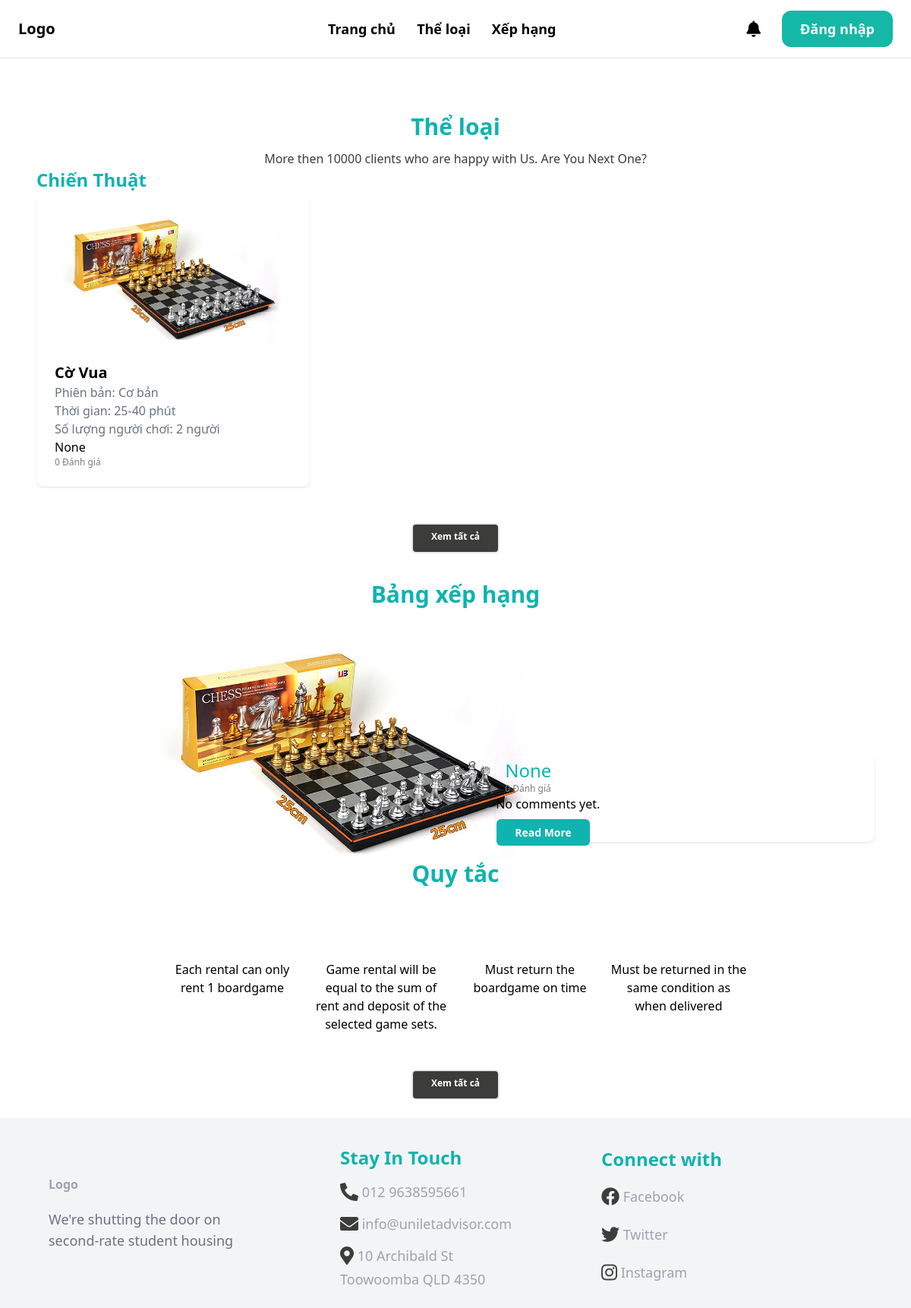
The page / on the database its author committed.
### boardgame/models.py (models this page shows, shortened)
class Category(models.Model):
    title = models.CharField(max_length=100, default=None)
    cid = ShortUUIDField(unique=True, primary_key=True, prefix="cat", alphabet='1234567890', length=2, max_length=6)
    description = models.TextField(null=True, blank=True)
    class Meta:
        verbose_name_plural = 'Category'

class  Boardgame(models.Model):
    bgid = ShortUUIDField(unique=True, prefix="bg", alphabet='1234567890', length=2, max_length=6)
    user = models.ForeignKey(User, on_delete=models.SET_NULL, null=True)
    date = models.DateTimeField(default=timezone.now)
    category= models.ForeignKey(Category, on_delete=models.SET_NULL, null=True)
    version = models.ForeignKey(Version, on_delete=models.SET_NULL, null=True)
    title = models.CharField(max_length=100)
    image = models.ImageField(upload_to="user_directory_path")
    description = models.TextField(null=True, blank=True, default="This is the boardgame")
    rule = models.TextField(null=True, blank=True, default="This is rule for boardgame")
    age_rating = models.CharField(choices=AGE_RATINGS, max_length=5, default="G")
    people = models.CharField(max_length=100)
    play_time = models.CharField(max_length=50)
    price = models.DecimalField(max_digits=99999999999999, decimal_places=2)
    author = models.ForeignKey(Author, on_delete=models.SET_NULL, null=True, blank=True)
    producer = models.ForeignKey(Producer, on_delete=models.SET_NULL, null=True, blank=True)
    publication_year = models.CharField(max_length=4, default="2000")
    boardgame_status = models.CharField(choices=STATUS_BG, max_length=20, default="out_of_stock")
    in_stock = models.PositiveIntegerField(default=0)
    rental = models.PositiveIntegerField(default=0)
    total = models.PositiveIntegerField(default=0)
    class Meta:
        verbose_name_plural = "Boardgame"
    def get_average_rating(self):
        return self.reviews.aggregate(avg_rating=Avg('rating'))['avg_rating']

class Version(models.Model):
    title = models.CharField(max_length=100, default=None)
    vid = ShortUUIDField(unique=True, primary_key=True, prefix="ver", alphabet='1234567890', length=2, max_length=6)
    description = models.TextField(null=True, blank=True)
    class Meta:
        verbose_name_plural = 'Version'
    def __str__(self):
        return self.title

### core/views.py (the view)
# urls.py: 2. Add a URL to urlpatterns:  path('', views.home, name='home')
def home(request):
    categories = Category.objects.all()[0:3]
    top_boardgames = Boardgame.objects.annotate(avg_rating=models.Avg('reviews__rating')).order_by('-avg_rating')[:3]
    for t_boardgame in top_boardgames:
        most_recent_review = t_boardgame.reviews.order_by('-date').first()
        t_boardgame.most_recent_comment = most_recent_review
    return render(request, 'core/home.html', {
        'categories': categories,
        'top_boardgames': top_boardgames,
    })

### templates/core/home.html (shortened to what this page needs)
{% extends 'core/base.html' %}
{% load static %}
{% block content %}
    <div class="mt-6 px-6 py-6  rounded-xl">
        <h2 class="text-center text-3xl font-bold text-[#0FB3AF]">Thể loại</h2>
        <p class="text-center pt-3 text-md text-[#3C3C3B] font-['Open Sans']">More then 10000 clients who are
            happy with Us. Are You Next One?</p>
        <div class="grid grid-row-2 gap-2 ">
            {% for categori in categories %}
                <a href="{% url "core:category" categori.cid %}">
                    <p class="text-left text-2xl font-bold text-[#0FB3AF]">{{ categori.title }}</p>
                </a>
                <div class="grid grid-cols-3 gap-3 ">
                    {% for boardgame in categori.boardgame_set.all|slice:":3" %}
                        <div class="shadow bg-[#ffffff] rounded-lg">
                            <a href="{% url "boardgame:detail" boardgame.bgid %}" class="boardgame-info">
                                <div >
                                    <img src="{{ boardgame.image.url }}" class="rounded-t-lg object-contain max-h-48 w-full transition " sizes="100vw">
                                </div>
                                <div class="p-6 rounded-b-xl bg-white-100">
                                    <h2 class="text-xl font-bold">{{ boardgame.title }}</h2>
                                    <p class="text-gray-500">Phiên bản: {{ boardgame.version }}</p>
                                    <p class="text-gray-500">Thời gian: {{ boardgame.play_time }} phút</p>
                                    <p class="text-gray-500">Số lượng người chơi: {{ boardgame.people }} người</p>
                                    {{boardgame.get_average_rating}}
                                    <div class="font-thin text-[#7E7E7E] font-['Open Sans'] text-xs">
                                        {{boardgame.reviews.all.count}} Đánh giá
                                    </div>
                                </div>
                            </a>
                        </div>
                    {% endfor %}
                </div>
            {% endfor %}
        </div>
        <div class=" grid  justify-items-center items-center pt-12 ">
            <a  href="{% url "core:allCategories" %}"
                class="rounded-md h-10 border-2 border-primary px-6 py-2 text-xs font-bold bg-[#3C3C3B] text-white text-center hover:bg-[#3C3C3BCC] ">
                Xem tất cả
            </a>
        </div>
    </div>
    <div>
        <div class="text-center pt-30 text-3xl font-bold text-[#0FB3AF] py-3">Bảng xếp hạng</div>
        {% for boardgame in top_boardgames %}
            <div class="relative ">
                <img class="rounded-t-lg object-contain h-80 w-3/4 object-center" src="{{ boardgame.image.url }}" alt="" />
                <div class=" absolute bottom-6 right-6 max-w-lg rounded-lg shadow bg-white-100 ">
                    <div class="flex items-center pt-1">
                        <div class="text-[#0FB3AF] text-2xl font-medium pr-2 px-3">
                            {{ boardgame.get_average_rating }}
                        </div>
                    </div>
                    <div class="font-thin text-[#7E7E7E] font-['Open Sans'] text-xs px-3">
                        {{ boardgame.reviews.all.count }} Đánh giá
                    </div>
                    <table class="mt-3">
                        <tbody>
                            {% if boardgame.most_recent_comment %}
                                <p>{{ boardgame.most_recent_comment.review }}</p>
                                <tr>
                                    <td class="pl-4 ">
                                        <img class="w-10 h-10 rounded-full text-right" src="/src/images/avt2.png" alt="Rounded avatar">
                                    </td>
                                    <td >
                                        <p class="text-left bottom-3 text-[#3C3C3B]">{{ boardgame.most_recent_comment.user }}</p>
                                    </td>
                                    <td>
                                        <i class="fas fa-clock fa-lg text-[#727272] ">
                                    </td>
                                    <td class="text-xs text-[#727272] text-left font-[Open Sans] ">
                                        <p>{{ boardgame.most_recent_comment.date}}</p>
                                    </td>
                                </tr>
                            {% else %}
                                <p>No comments yet.</p>
                            {% endif %}
                            <td class=" w-1/4">
                                <a  href="{% url 'boardgame:detail' boardgame.bgid %}"
                                    class="rounded-md h-10 w-28 border-primary px-6 py-2 text-sm font-semibold bg-[#0FB3AF] text-white text-center hover:bg-[#0FB3AFCC]">
                                    Read More
                                </a>
                            </td>
                        </tbody>
                    </table>
                </div>
            </div>
        {% endfor %}
    </div>
    <div>
        <div class="text-center pt-30 text-3xl font-bold text-[#0FB3AF]">Quy tắc</div>
        <div class="grid grid-cols-4 gap-4 px-48 justify-items-center items-start pt-16">
            <div class="w-full grid justify-items-center">
                <p class="mt-8 font-[Open Sans] text-center">Each rental can only rent 1 boardgame</p>
            </div>
            <div class="w-full grid justify-items-center">
                <p class="mt-8 font-[Open Sans] text-center">Game rental will be equal to the sum of rent and deposit of
                    the selected game sets.</p>
            </div>
            <div class="w-full grid justify-items-center">
                <p class="mt-8 font-[Open Sans] text-center">Must return the boardgame on time</p>
            </div>
            <div class="w-full grid justify-items-center">
                <p class="mt-8 font-[Open Sans] text-center">Must be returned in the same condition as when delivered
                </p>
            </div>
        </div>
        <div class=" grid  justify-items-center items-center pt-12 ">
            <a  href="#"
                class="rounded-md h-10 border-2 border-primary px-6 py-2 text-xs font-bold bg-[#3C3C3B] text-white text-center hover:bg-[#3C3C3BCC] ">
                Xem tất cả
            </a>
        </div>
    </div>
{% endblock %}

### rows shown on the page
Category: title "Chiến Thuật"
Boardgame: image (picture), title "Cờ Vua", version "Cơ bản", play_time "25-40", people "2", get_average_rating "None", reviews.all.count "0", shows "No comments yet."
